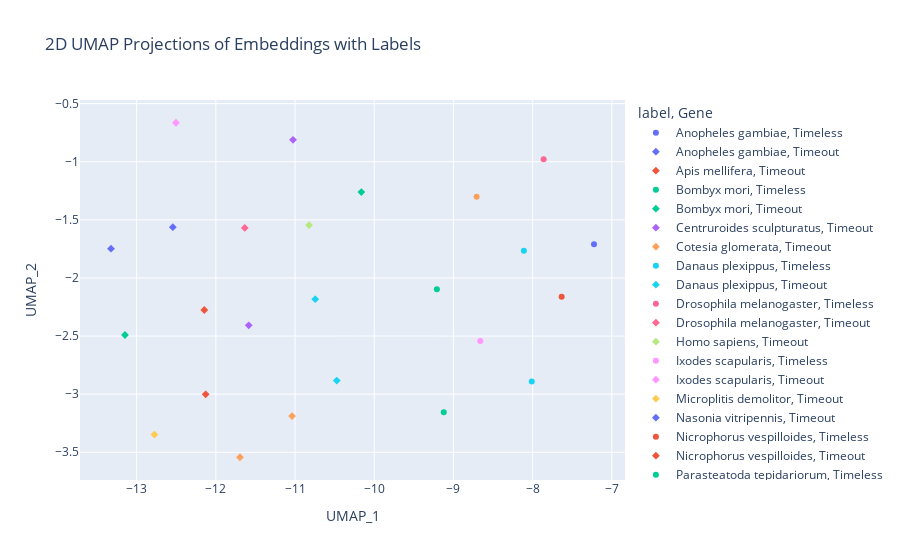

This figure's notebook cell:
### Code cell
import plotly.express as px

# Plotting 2D UMAP projections with color coding by labels
fig_2d = px.scatter(
    umap_df_2d,
    x='UMAP_1',
    y='UMAP_2',
    color='label',  # Color code by the extracted label
    symbol='Gene',
    hover_data=['name'],  # Show original name on hover
    title='2D UMAP Projections of Embeddings with Labels'
)

fig_2d.show()

### Figure 1 — Plotly figure (JSON) as saved in the notebook; plotly's stock layout.template omitted (floating-point values rounded to 4 significant figures)
{"data": [{"customdata": [["Anopheles gambiae|Timeless|XP_061517387_1"]], "hovertemplate": "label=Anopheles gambiae<br>Gene=Timeless<br>UMAP_1=%{x}<br>UMAP_2=%{y}<br>name=%{customdata[0]}<extra></extra>", "legendgroup": "Anopheles gambiae, Timeless", "marker": {"color": "#636efa", "symbol": "circle"}, "mode": "markers", "name": "Anopheles gambiae, Timeless", "orientation": "v", "showlegend": true, "type": "scatter", "x": [-7.225], "xaxis": "x", "y": [-1.71], "yaxis": "y"}, {"customdata": [["Anopheles gambiae|Timeout|XP_061513618_1"]], "hovertemplate": "label=Anopheles gambiae<br>Gene=Timeout<br>UMAP_1=%{x}<br>UMAP_2=%{y}<br>name=%{customdata[0]}<extra></extra>", "legendgroup": "Anopheles gambiae, Timeout", "marker": {"color": "#636efa", "symbol": "diamond"}, "mode": "markers", "name": "Anopheles gambiae, Timeout", "orientation": "v", "showlegend": true, "type": "scatter", "x": [-12.54], "xaxis": "x", "y": [-1.563], "yaxis": "y"}, {"customdata": [["Apis mellifera|Timeout|XP_006565495_2"]], "hovertemplate": "label=Apis mellifera<br>Gene=Timeout<br>UMAP_1=%{x}<br>UMAP_2=%{y}<br>name=%{customdata[0]}<extra></extra>", "legendgroup": "Apis mellifera, Timeout", "marker": {"color": "#EF553B", "symbol": "diamond"}, "mode": "markers", "name": "Apis mellifera, Timeout", "orientation": "v", "showlegend": true, "type": "scatter", "x": [-12.15], "xaxis": "x", "y": [-2.276], "yaxis": "y"}, {"customdata": [["Bombyx mori|Timeless|XP_037877669_1"]], "hovertemplate": "label=Bombyx mori<br>Gene=Timeless<br>UMAP_1=%{x}<br>UMAP_2=%{y}<br>name=%{customdata[0]}<extra></extra>", "legendgroup": "Bombyx mori, Timeless", "marker": {"color": "#00cc96", "symbol": "circle"}, "mode": "markers", "name": "Bombyx mori, Timeless", "orientation": "v", "showlegend": true, "type": "scatter", "x": [-9.209], "xaxis": "x", "y": [-2.097], "yaxis": "y"}, {"customdata": [["Bombyx mori|Timeout|XP_012545048_1"]], "hovertemplate": "label=Bombyx mori<br>Gene=Timeout<br>UMAP_1=%{x}<br>UMAP_2=%{y}<br>name=%{customdata[0]}<extra></extra>", "legendgroup": "Bombyx mori, Timeout", "marker": {"color": "#00cc96", "symbol": "diamond"}, "mode": "markers", "name": "Bombyx mori, Timeout", "orientation": "v", "showlegend": true, "type": "scatter", "x": [-10.16], "xaxis": "x", "y": [-1.261], "yaxis": "y"}, {"customdata": [["Centruroides sculpturatus|Timeout|XP_023244200_1"]], "hovertemplate": "label=Centruroides sculpturatus<br>Gene=Timeout<br>UMAP_1=%{x}<br>UMAP_2=%{y}<br>name=%{customdata[0]}<extra></extra>", "legendgroup": "Centruroides sculpturatus, Timeout", "marker": {"color": "#ab63fa", "symbol": "diamond"}, "mode": "markers", "name": "Centruroides sculpturatus, Timeout", "orientation": "v", "showlegend": true, "type": "scatter", "x": [-11.03], "xaxis": "x", "y": [-0.8114], "yaxis": "y"}, {"customdata": [["Cotesia glomerata|Timeout|XP_044599448_1"]], "hovertemplate": "label=Cotesia glomerata<br>Gene=Timeout<br>UMAP_1=%{x}<br>UMAP_2=%{y}<br>name=%{customdata[0]}<extra></extra>", "legendgroup": "Cotesia glomerata, Timeout", "marker": {"color": "#FFA15A", "symbol": "diamond"}, "mode": "markers", "name": "Cotesia glomerata, Timeout", "orientation": "v", "showlegend": true, "type": "scatter", "x": [-11.7], "xaxis": "x", "y": [-3.543], "yaxis": "y"}, {"customdata": [["Danaus plexippus|Timeless|XP_032510676_1"]], "hovertemplate": "label=Danaus plexippus<br>Gene=Timeless<br>UMAP_1=%{x}<br>UMAP_2=%{y}<br>name=%{customdata[0]}<extra></extra>", "legendgroup": "Danaus plexippus, Timeless", "marker": {"color": "#19d3f3", "symbol": "circle"}, "mode": "markers", "name": "Danaus plexippus, Timeless", "orientation": "v", "showlegend": true, "type": "scatter", "x": [-8.011], "xaxis": "x", "y": [-2.89], "yaxis": "y"}, {"customdata": [["Danaus plexippus|Timeout|XP_061377646_1"]], "hovertemplate": "label=Danaus plexippus<br>Gene=Timeout<br>UMAP_1=%{x}<br>UMAP_2=%{y}<br>name=%{customdata[0]}<extra></extra>", "legendgroup": "Danaus plexippus, Timeout", "marker": {"color": "#19d3f3", "symbol": "diamond"}, "mode": "markers", "name": "Danaus plexippus, Timeout", "orientation": "v", "showlegend": true, "type": "scatter", "x": [-10.75], "xaxis": "x", "y": [-2.183], "yaxis": "y"}, {"customdata": [["Drosophila melanogaster|Timeless|NP_001334730_1"]], "hovertemplate": "label=Drosophila melanogaster<br>Gene=Timeless<br>UMAP_1=%{x}<br>UMAP_2=%{y}<br>name=%{customdata[0]}<extra></extra>", "legendgroup": "Drosophila melanogaster, Timeless", "marker": {"color": "#FF6692", "symbol": "circle"}, "mode": "markers", "name": "Drosophila melanogaster, Timeless", "orientation": "v", "showlegend": true, "type": "scatter", "x": [-7.861], "xaxis": "x", "y": [-0.9786], "yaxis": "y"}, {"customdata": [["Drosophila melanogaster|Timeout|NP_524341_3"]], "hovertemplate": "label=Drosophila melanogaster<br>Gene=Timeout<br>UMAP_1=%{x}<br>UMAP_2=%{y}<br>name=%{customdata[0]}<extra></extra>", "legendgroup": "Drosophila melanogaster, Timeout", "marker": {"color": "#FF6692", "symbol": "diamond"}, "mode": "markers", "name": "Drosophila melanogaster, Timeout", "orientation": "v", "showlegend": true, "type": "scatter", "x": [-11.63], "xaxis": "x", "y": [-1.569], "yaxis": "y"}, {"customdata": [["Homo sapiens|Timeout|NP_003911_2"]], "hovertemplate": "label=Homo sapiens<br>Gene=Timeout<br>UMAP_1=%{x}<br>UMAP_2=%{y}<br>name=%{customdata[0]}<extra></extra>", "legendgroup": "Homo sapiens, Timeout", "marker": {"color": "#B6E880", "symbol": "diamond"}, "mode": "markers", "name": "Homo sapiens, Timeout", "orientation": "v", "showlegend": true, "type": "scatter", "x": [-10.82], "xaxis": "x", "y": [-1.546], "yaxis": "y"}, {"customdata": [["Ixodes scapularis|Timeless|XP_040063874_2"]], "hovertemplate": "label=Ixodes scapularis<br>Gene=Timeless<br>UMAP_1=%{x}<br>UMAP_2=%{y}<br>name=%{customdata[0]}<extra></extra>", "legendgroup": "Ixodes scapularis, Timeless", "marker": {"color": "#FF97FF", "symbol": "circle"}, "mode": "markers", "name": "Ixodes scapularis, Timeless", "orientation": "v", "showlegend": true, "type": "scatter", "x": [-8.661], "xaxis": "x", "y": [-2.542], "yaxis": "y"}, {"customdata": [["Ixodes scapularis|Timeout|XP_040068998_1"]], "hovertemplate": "label=Ixodes scapularis<br>Gene=Timeout<br>UMAP_1=%{x}<br>UMAP_2=%{y}<br>name=%{customdata[0]}<extra></extra>", "legendgroup": "Ixodes scapularis, Timeout", "marker": {"color": "#FF97FF", "symbol": "diamond"}, "mode": "markers", "name": "Ixodes scapularis, Timeout", "orientation": "v", "showlegend": true, "type": "scatter", "x": [-12.5], "xaxis": "x", "y": [-0.6647], "yaxis": "y"}, {"customdata": [["Microplitis demolitor|Timeout|XP_008552252_1"]], "hovertemplate": "label=Microplitis demolitor<br>Gene=Timeout<br>UMAP_1=%{x}<br>UMAP_2=%{y}<br>name=%{customdata[0]}<extra></extra>", "legendgroup": "Microplitis demolitor, Timeout", "marker": {"color": "#FECB52", "symbol": "diamond"}, "mode": "markers", "name": "Microplitis demolitor, Timeout", "orientation": "v", "showlegend": true, "type": "scatter", "x": [-12.78], "xaxis": "x", "y": [-3.348], "yaxis": "y"}, {"customdata": [["Nasonia vitripennis|Timeout|XP_032453711_1"]], "hovertemplate": "label=Nasonia vitripennis<br>Gene=Timeout<br>UMAP_1=%{x}<br>UMAP_2=%{y}<br>name=%{customdata[0]}<extra></extra>", "legendgroup": "Nasonia vitripennis, Timeout", "marker": {"color": "#636efa", "symbol": "diamond"}, "mode": "markers", "name": "Nasonia vitripennis, Timeout", "orientation": "v", "showlegend": true, "type": "scatter", "x": [-13.32], "xaxis": "x", "y": [-1.748], "yaxis": "y"}, {"customdata": [["Nicrophorus vespilloides|Timeless|XP_017769876_1"]], "hovertemplate": "label=Nicrophorus vespilloides<br>Gene=Timeless<br>UMAP_1=%{x}<br>UMAP_2=%{y}<br>name=%{customdata[0]}<extra></extra>", "legendgroup": "Nicrophorus vespilloides, Timeless", "marker": {"color": "#EF553B", "symbol": "circle"}, "mode": "markers", "name": "Nicrophorus vespilloides, Timeless", "orientation": "v", "showlegend": true, "type": "scatter", "x": [-7.633], "xaxis": "x", "y": [-2.162], "yaxis": "y"}, {"customdata": [["Nicrophorus vespilloides|Timeout|XP_017783660_1"]], "hovertemplate": "label=Nicrophorus vespilloides<br>Gene=Timeout<br>UMAP_1=%{x}<br>UMAP_2=%{y}<br>name=%{customdata[0]}<extra></extra>", "legendgroup": "Nicrophorus vespilloides, Timeout", "marker": {"color": "#EF553B", "symbol": "diamond"}, "mode": "markers", "name": "Nicrophorus vespilloides, Timeout", "orientation": "v", "showlegend": true, "type": "scatter", "x": [-12.13], "xaxis": "x", "y": [-3.001], "yaxis": "y"}, {"customdata": [["Parasteatoda tepidariorum|Timeless|XP_042910663_1"]], "hovertemplate": "label=Parasteatoda tepidariorum<br>Gene=Timeless<br>UMAP_1=%{x}<br>UMAP_2=%{y}<br>name=%{customdata[0]}<extra></extra>", "legendgroup": "Parasteatoda tepidariorum, Timeless", "marker": {"color": "#00cc96", "symbol": "circle"}, "mode": "markers", "name": "Parasteatoda tepidariorum, Timeless", "orientation": "v", "showlegend": true, "type": "scatter", "x": [-9.122], "xaxis": "x", "y": [-3.156], "yaxis": "y"}, {"customdata": [["Parasteatoda tepidariorum|Timeout|XP_021003037_2"]], "hovertemplate": "label=Parasteatoda tepidariorum<br>Gene=Timeout<br>UMAP_1=%{x}<br>UMAP_2=%{y}<br>name=%{customdata[0]}<extra></extra>", "legendgroup": "Parasteatoda tepidariorum, Timeout", "marker": {"color": "#00cc96", "symbol": "diamond"}, "mode": "markers", "name": "Parasteatoda tepidariorum, Timeout", "orientation": "v", "showlegend": true, "type": "scatter", "x": [-13.15], "xaxis": "x", "y": [-2.491], "yaxis": "y"}, {"customdata": [["Solenopsis invicta|Timeout|XP_011173664_2"]], "hovertemplate": "label=Solenopsis invicta<br>Gene=Timeout<br>UMAP_1=%{x}<br>UMAP_2=%{y}<br>name=%{customdata[0]}<extra></extra>", "legendgroup": "Solenopsis invicta, Timeout", "marker": {"color": "#ab63fa", "symbol": "diamond"}, "mode": "markers", "name": "Solenopsis invicta, Timeout", "orientation": "v", "showlegend": true, "type": "scatter", "x": [-11.58], "xaxis": "x", "y": [-2.407], "yaxis": "y"}, {"customdata": [["Tribolium castaneum|Timeless|XP_008192983_1"]], "hovertemplate": "label=Tribolium castaneum<br>Gene=Timeless<br>UMAP_1=%{x}<br>UMAP_2=%{y}<br>name=%{customdata[0]}<extra></extra>", "legendgroup": "Tribolium castaneum, Timeless", "marker": {"color": "#FFA15A", "symbol": "circle"}, "mode": "markers", "name": "Tribolium castaneum, Timeless", "orientation": "v", "showlegend": true, "type": "scatter", "x": [-8.707], "xaxis": "x", "y": [-1.3], "yaxis": "y"}, {"customdata": [["Tribolium castaneum|Timeout|XP_008201051_1"]], "hovertemplate": "label=Tribolium castaneum<br>Gene=Timeout<br>UMAP_1=%{x}<br>UMAP_2=%{y}<br>name=%{customdata[0]}<extra></extra>", "legendgroup": "Tribolium castaneum, Timeout", "marker": {"color": "#FFA15A", "symbol": "diamond"}, "mode": "markers", "name": "Tribolium castaneum, Timeout", "orientation": "v", "showlegend": true, "type": "scatter", "x": [-11.04], "xaxis": "x", "y": [-3.189], "yaxis": "y"}, {"customdata": [["Trichoplusia ni|Timeless|XP_026738429_1"]], "hovertemplate": "label=Trichoplusia ni<br>Gene=Timeless<br>UMAP_1=%{x}<br>UMAP_2=%{y}<br>name=%{customdata[0]}<extra></extra>", "legendgroup": "Trichoplusia ni, Timeless", "marker": {"color": "#19d3f3", "symbol": "circle"}, "mode": "markers", "name": "Trichoplusia ni, Timeless", "orientation": "v", "showlegend": true, "type": "scatter", "x": [-8.11], "xaxis": "x", "y": [-1.767], "yaxis": "y"}, {"customdata": [["Trichoplusia ni|Timeout|XP_026737157_1"]], "hovertemplate": "label=Trichoplusia ni<br>Gene=Timeout<br>UMAP_1=%{x}<br>UMAP_2=%{y}<br>name=%{customdata[0]}<extra></extra>", "legendgroup": "Trichoplusia ni, Timeout", "marker": {"color": "#19d3f3", "symbol": "diamond"}, "mode": "markers", "name": "Trichoplusia ni, Timeout", "orientation": "v", "showlegend": true, "type": "scatter", "x": [-10.47], "xaxis": "x", "y": [-2.883], "yaxis": "y"}], "layout": {"legend": {"title": {"text": "label, Gene"}, "tracegroupgap": 0}, "title": {"text": "2D UMAP Projections of Embeddings with Labels"}, "xaxis": {"anchor": "y", "domain": [0, 1], "title": {"text": "UMAP_1"}}, "yaxis": {"anchor": "x", "domain": [0, 1], "title": {"text": "UMAP_2"}}}}
